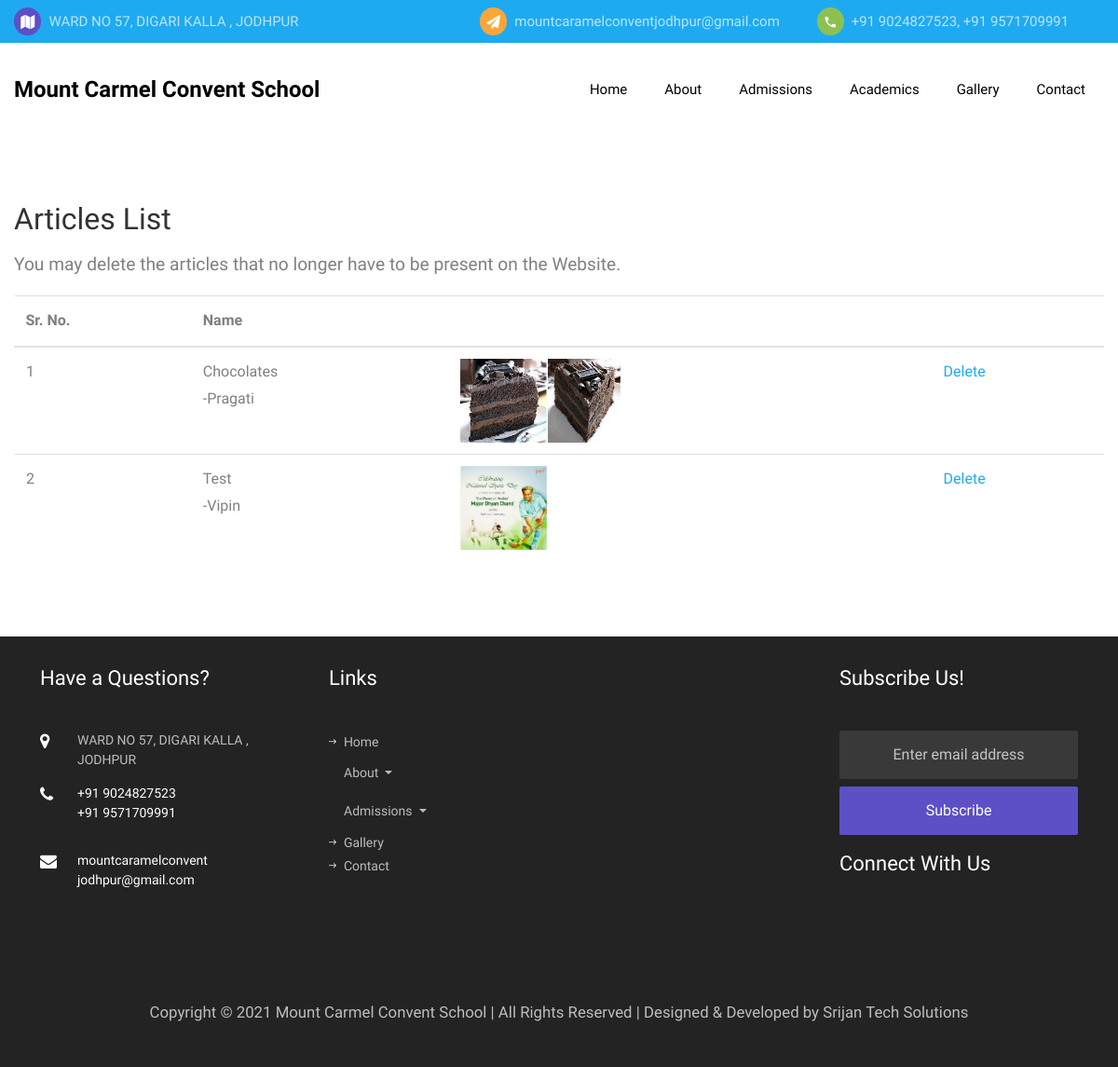
Screenshot of /article/list with the database file from the repository.
### home/models.py (models this page shows, shortened)
class article (models.Model):
    title = models.CharField(max_length=40)
    description = models.TextField(blank=True)
    author = models.CharField(max_length=40)
    author_post = models.CharField(max_length=40)
    dated_on = models.DateField(default=datetime.date.today)
    image = models.FileField(upload_to='article/' , blank=True, null=True)

### home/views.py (the view)
# urls.py: path("article/list", views.article_list, name='article-list'),
def article_list(request):
    items = article.objects.all()
    return render(request, 'home/article_list.html', {'items': items} )

### home/templates/home/article_list.html (shortened to what this page needs)
{% extends 'index.html' %}
{% block body %}
    <nav class="navbar navbar-expand-lg navbar-dark bg-dark ftco_navbar ftco-navbar-light" id="ftco-navbar">
	    <div class="container d-flex align-items-center">
	    	<a class="navbar-brand" href="{% url 'home:index' %}"> Mount Carmel Convent School </a>
	      <div class="collapse navbar-collapse" id="ftco-nav">
	        <ul class="navbar-nav ml-auto">
	        	<li class="nav-item"><a href="{% url 'home:index' %}" class="nav-link pl-0">Home</a></li>
	        	<li class="nav-item"><a href="{% url 'home:about' %}" class="nav-link">About</a></li>
	        	<li class="nav-item"><a href="#" class="nav-link"> Admissions </a></li>
	        	<li class="nav-item"><a href="#" class="nav-link"> Academics </a></li>
	        	<li class="nav-item"><a href="{% url 'home:gallery' %}" class="nav-link"> Gallery </a></li>
	          <li class="nav-item"><a href="{% url 'home:contact' %}" class="nav-link">Contact</a></li>
	        </ul>
	      </div>
	    </div>
	  </nav>
<section class="probootstrap-section" style="padding:4em 0;">
        <div class="container">
		<h2> Articles List </h2>
        <p>   You may delete the articles that no longer have to be present on the Website.
        </p>
<table class="table">
						  <thead class="thead-primary">
						    <tr>
						      <th> Sr. No. </th>
						      <th> Name   </th>
						      <th> &nbsp;  </th>
						      <th> &nbsp;  </th>
						    </tr>
						  </thead>
						  <tbody>
						    {% for item in items %}
						    <tr class="alert" role="alert">
						        <td> {{ forloop.counter }} </td>
						      <td> 	<div class="email">
						      		     {{ item.title }} <br>
						      		     -{{ item.author }}
						      	    </div>
						      </td>
						      <td>
						          <img src="{{ item.image.url }}" height="90px" > </img>
						      </td>
						      <td>
				            	<a href="{% url 'home:article-del'  item.pk %}">
				            	  Delete
				        	  </td>
						    </tr>
                            {% endfor %}
						  </tbody>
						</table>
   </div>
</section>
{% endblock %}

### home/templates/home/article_list.html (style rules this page uses)
p { font-size: larger; }

### rows the page displays
article: title "Chocolates", author "Pragati", image (picture)
article: title "Test", author "Vipin", image (picture)
